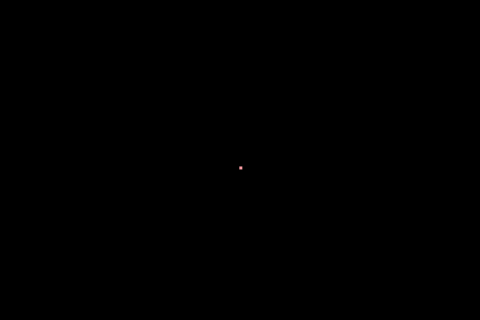
Frame 1 (no input)
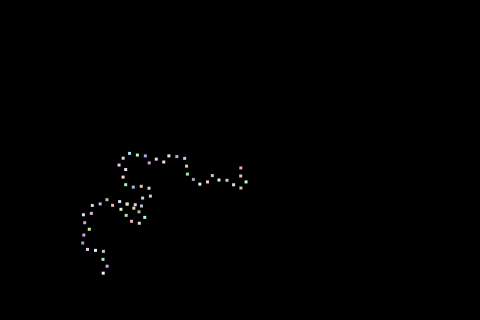
Frame 60 (no input)
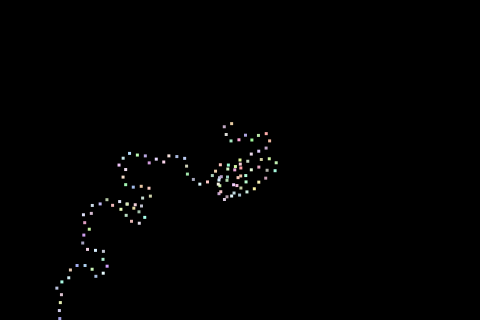
Frame 120 (the mouse pressed at the canvas centre since frame 60)

The p5.js sketch that drew these frames (run headless with seeded random() and noise() and a simulated clock; from frame 60 on, the mouse is pressed at the canvas centre):

// p5.js sketch
// ── sketch.js
console.log("Hello p5.js!!");

const DEG_TO_RAD  = Math.PI / 180;

var walkman;

// 初期化
function setup(){
	console.log("setup");
	createCanvas(480, 320);
	frameRate(32);
	background(0);

	fill(255, 255, 255);
	noStroke();

	rectMode(CENTER);

	// Walkman
	walkman = new Walkman(width/2, height/2, 3, 8.0, 0.0);
}

// 連続処理
function draw(){
	console.log("draw");
	//background(33, 33, 33);

	// Random
	var r = Math.floor(Math.random() * 100) + 155;
	var g = Math.floor(Math.random() * 100) + 155;
	var b = Math.floor(Math.random() * 100) + 155;
	fill(r, g, b);

	// Walk
	walkman.walk();
}

class Walkman{

	constructor(x, y, size, radius, radian){
		this.x      = x;
		this.y      = y;
		this.size   = size;
		this.radius = radius;
		this.radian = DEG_TO_RAD * (Math.floor(Math.random() * 360) - 180);
	}

	walk(){
		let rdm = Math.floor(Math.random() * 180) - 90;
		this.radian += DEG_TO_RAD * rdm;
		this.x = this.x + this.radius * Math.cos(this.radian);
		this.y = this.y + this.radius * Math.sin(this.radian);
		if(this.x < 0 || width < this.x || this.y < 0 || height < this.y){
			this.x = width / 2;
			this.y = height / 2;
		}
		rect(this.x, this.y, this.size, this.size);
	}
}
